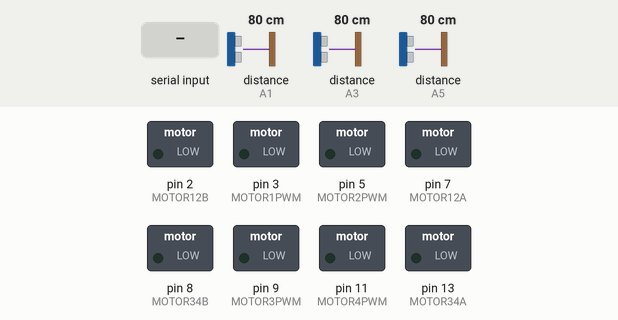
Simulated run of this sketch. Board: Arduino Uno, built with avr-gcc and run on an emulated ATmega328P. On the bench: switched loads named in the sketch (green lamp = pin HIGH). The test bench sets the inputs (shaded band); at power-on: distance to the obstacle (sensors on A1, A3, A5) 80 cm. The echo pulse lasts 58.3 µs per cm; pins used as bus, display or sensor lines are not drawn.

Above: at 1.2 s.
1.3 s: "1" received over the second serial link
At 2.0 s:
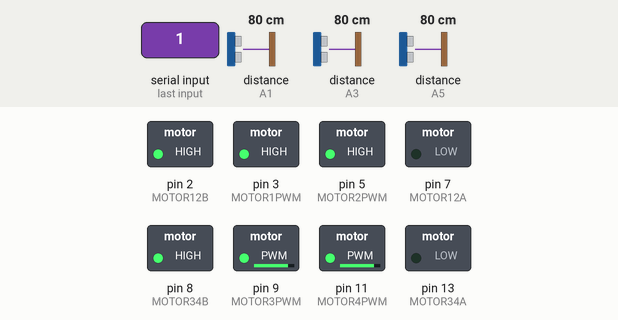
2.8 s: "6" received over the second serial link
At 3.6 s:
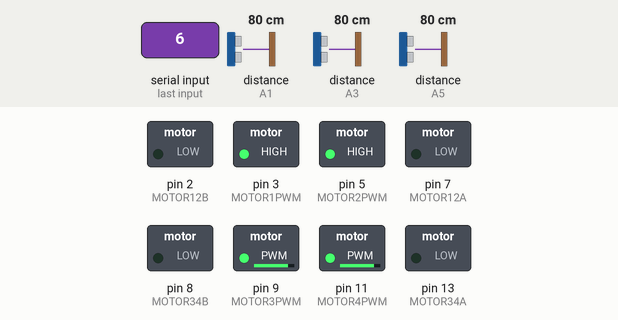
4.3 s: "2" received over the second serial link
At 5.4 s:
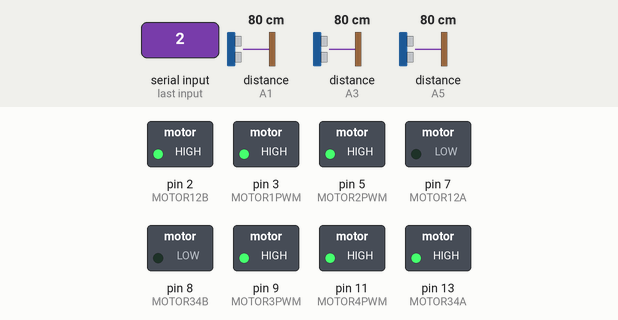
5.8 s: "3" received over the second serial link
At 6.6 s:
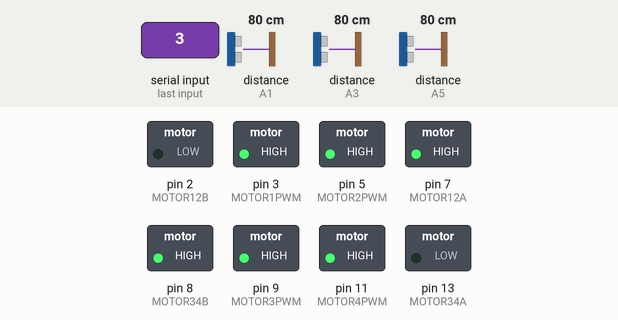
7.3 s: "4" received over the second serial link
At 7.8 s:
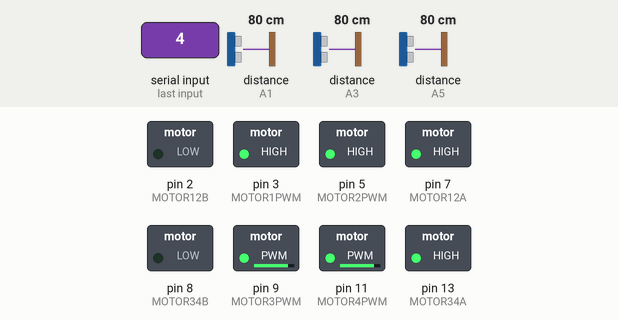
8.8 s: "5" received over the second serial link
At 10.1 s:
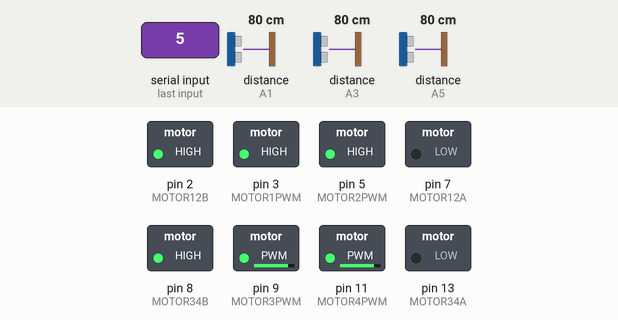
Timing chart, 0 to 11.3 s (numbered marks = the images above; inputs shaded):
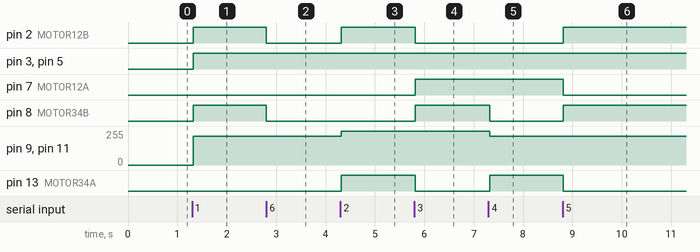

The sketch:

Weedbot_2.0.ino
```cpp
#include <SoftwareSerial.h>

#define Rx 0
#define Tx 1

#define MOTOR12B 2
#define MOTOR1PWM 3
#define MOTOR2PWM 5
#define MOTOR12A 7

#define MOTOR34B 8
#define MOTOR3PWM 9
#define MOTOR4PWM 11
#define MOTOR34A 13

#define trigPinRightSensor A0
#define echoPinRightSensor A1
#define trigPinMidSensor A2
#define echoPinMidSensor A3
#define trigPinLeftSensor A4
#define echoPinLeftSensor A5

long distanceMidSensor;
long durationMidSensor;
long distanceRightSensor;
long durationRightSensor;
long distanceLeftSensor;
long durationLeftSensor;

int x = 0;

SoftwareSerial blueToothShield (Rx,Tx);

void setup() {
  //Motor pins
  pinMode(MOTOR12B,OUTPUT);
  pinMode(MOTOR12A,OUTPUT);

  pinMode(MOTOR34B,OUTPUT);
  pinMode(MOTOR34A,OUTPUT);

  //Ultrasound sensor pins
  pinMode(trigPinMidSensor, OUTPUT);
  pinMode(echoPinMidSensor, INPUT);
  pinMode(trigPinRightSensor, OUTPUT);
  pinMode(echoPinRightSensor, INPUT);
  pinMode(trigPinLeftSensor, OUTPUT);
  pinMode(echoPinLeftSensor, INPUT);

  //Initializing bluetooth communication
  blueToothShield.begin(9600);
  blueToothShield.println ("1 - Forward");
  blueToothShield.println ("2 - Right");
  blueToothShield.println ("3 - Left");
  blueToothShield.println ("4 - Backward");
  blueToothShield.println ("5 - Automatic");
  blueToothShield.println ("6 - Stop, Press and Hold");
}

//detect distance using ultrasonic sensors
void detect() {

  //Mid Sensor
  digitalWrite(trigPinMidSensor, LOW);
  delayMicroseconds(2);
  digitalWrite(trigPinMidSensor, HIGH);
  delayMicroseconds(10);
  digitalWrite(trigPinMidSensor, LOW);

  durationMidSensor = pulseIn(echoPinMidSensor, HIGH);
  distanceMidSensor = (durationMidSensor/2) / 29.1; //convert to cm
  blueToothShield.print("Mid: ");
  blueToothShield.print(distanceMidSensor);
  blueToothShield.println ("cm");

  //Right Sensor
  digitalWrite(trigPinRightSensor, LOW);
  delayMicroseconds(2);
  digitalWrite(trigPinRightSensor, HIGH);
  delayMicroseconds(10);
  digitalWrite(trigPinRightSensor, LOW);

  durationRightSensor = pulseIn(echoPinRightSensor, HIGH);
  distanceRightSensor = (durationRightSensor/2) / 29.1; //convert to cm
  blueToothShield.print("Right: ");
  blueToothShield.print(distanceRightSensor);
  blueToothShield.println ("cm");

  //Left sensor
  digitalWrite(trigPinLeftSensor, LOW);
  delayMicroseconds(2);
  digitalWrite(trigPinLeftSensor, HIGH);
  delayMicroseconds(10);
  digitalWrite(trigPinLeftSensor, LOW);

  durationLeftSensor = pulseIn(echoPinLeftSensor, HIGH);
  distanceLeftSensor = (durationLeftSensor/2) / 29.1; //convert to cm
  blueToothShield.print("Left: ");
  blueToothShield.print(distanceLeftSensor);
  blueToothShield.println ("cm");
  blueToothShield.println ("");

}

void stop() {
    digitalWrite(MOTOR12B,LOW);
    digitalWrite(MOTOR12A,LOW);
    digitalWrite(MOTOR34B,LOW);
    digitalWrite(MOTOR34A,LOW);
}

void forward() {
    digitalWrite(MOTOR12A,LOW);
    digitalWrite(MOTOR12B,HIGH);
    analogWrite(MOTOR1PWM,255);
    analogWrite(MOTOR2PWM,255);

    digitalWrite(MOTOR34A,LOW);
    digitalWrite(MOTOR34B,HIGH);
    analogWrite(MOTOR3PWM,215);
    analogWrite(MOTOR4PWM,215);
}

void backward() {
    digitalWrite(MOTOR12A,HIGH);
    digitalWrite(MOTOR12B,LOW);
    analogWrite(MOTOR1PWM,255);
    analogWrite(MOTOR2PWM,255);

    digitalWrite(MOTOR34A,HIGH);
    digitalWrite(MOTOR34B,LOW);
    analogWrite(MOTOR3PWM,215);
    analogWrite(MOTOR4PWM,215);
}


void right() {
    digitalWrite(MOTOR12A,LOW);
    digitalWrite(MOTOR12B,HIGH);
    analogWrite(MOTOR1PWM,255);
    analogWrite(MOTOR2PWM,255);

    digitalWrite(MOTOR34A,HIGH);
    digitalWrite(MOTOR34B,LOW);
    analogWrite(MOTOR3PWM,255);
    analogWrite(MOTOR4PWM,255);
}

void left() {
    digitalWrite(MOTOR12A,HIGH);
    digitalWrite(MOTOR12B,LOW);
    analogWrite(MOTOR1PWM,255);
    analogWrite(MOTOR2PWM,255);

    digitalWrite(MOTOR34A,LOW);
    digitalWrite(MOTOR34B,HIGH);
    analogWrite(MOTOR3PWM,255);
    analogWrite(MOTOR4PWM,255);
}

void detect_auto() {
    do {
      detect();
      x = blueToothShield.read();
      if (x == '6') {
        break;
      }
    } while (distanceLeftSensor < 100 && distanceRightSensor < 100);
}

void automatic () {
  while (blueToothShield.read() != '6') {
    forward();
    detect();
    while ((distanceLeftSensor > 45 || distanceLeftSensor == 0 ) && (distanceRightSensor > 45 || distanceRightSensor == 0) && (distanceMidSensor > 45 || distanceMidSensor == 0)) {
      detect();
      if (blueToothShield.read() == '6') {
        break;
      }
    }
    left();
    delay(1865);
  }
  stop();
}

void loop() {
  char direction; //user selection

  if (blueToothShield.available()) {

    direction = blueToothShield.read();

    switch (direction) {
    case '1':
      blueToothShield.println("Moving Forward...");
      forward();
      break;
    case '2':
      blueToothShield.println("Turning Right...");
      right();
      break;
    case '3':
      blueToothShield.println("Turning Left...");
      left();
      break;
    case '4':
      blueToothShield.println("Moving Backward...");
      backward();
      break;
    case '5':
      blueToothShield.println("Automatic Cruise");
      automatic();
      break;
    case '6':
      stop();
      break;
    }
  }
}
```

Measured:
- after the input at 1.3 s, pin 2 (MOTOR12B), pin 3 (MOTOR1PWM), pin 5 (MOTOR2PWM), pin 8 (MOTOR34B): LOW → HIGH at once; pin 9 (MOTOR3PWM), pin 11 (MOTOR4PWM): 0/255 → 215/255 at once
- after the input at 2.8 s, pin 2 (MOTOR12B), pin 8 (MOTOR34B): HIGH → LOW at once
- after the input at 4.3 s, pin 2 (MOTOR12B), pin 13 (MOTOR34A): LOW → HIGH at once; pin 9 (MOTOR3PWM), pin 11 (MOTOR4PWM): 215/255 → 255/255 at once
- after the input at 5.8 s, pin 2 (MOTOR12B), pin 13 (MOTOR34A): HIGH → LOW at once; pin 7 (MOTOR12A), pin 8 (MOTOR34B): LOW → HIGH at once
- after the input at 7.3 s, pin 8 (MOTOR34B): HIGH → LOW at once; pin 9 (MOTOR3PWM), pin 11 (MOTOR4PWM): 255/255 → 215/255 at once; pin 13 (MOTOR34A): LOW → HIGH at once
- after the input at 8.8 s, pin 2 (MOTOR12B), pin 8 (MOTOR34B): LOW → HIGH at once; pin 7 (MOTOR12A), pin 13 (MOTOR34A): HIGH → LOW at once
